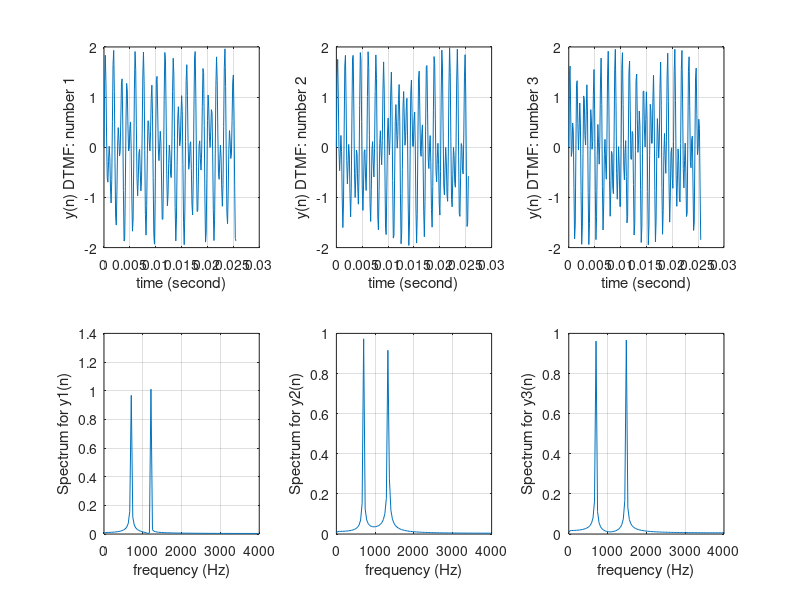
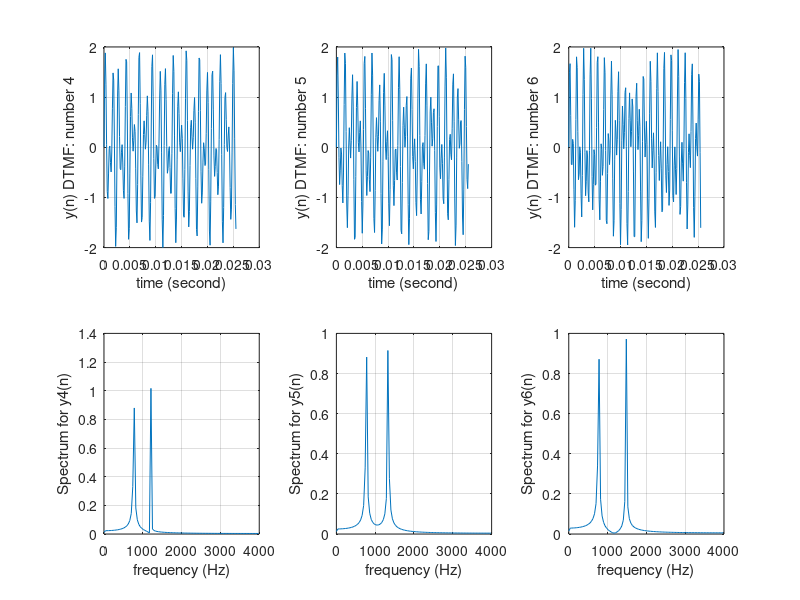
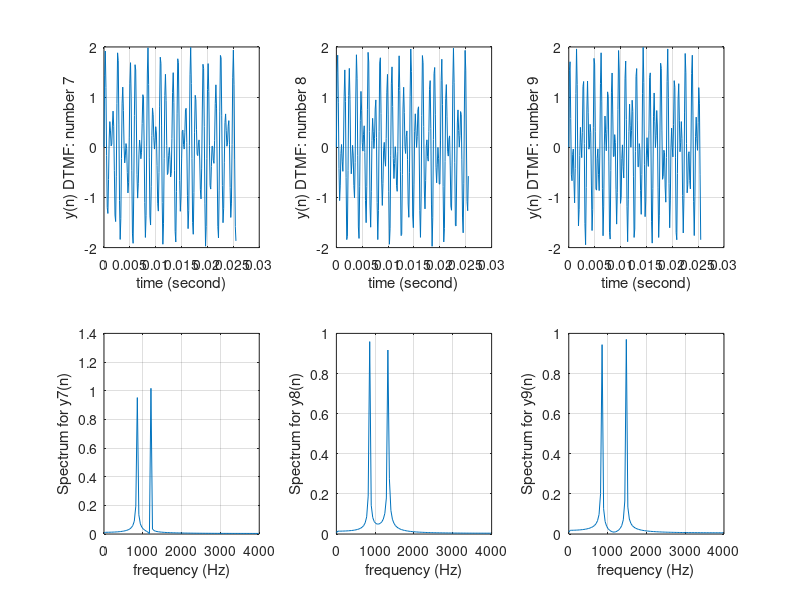
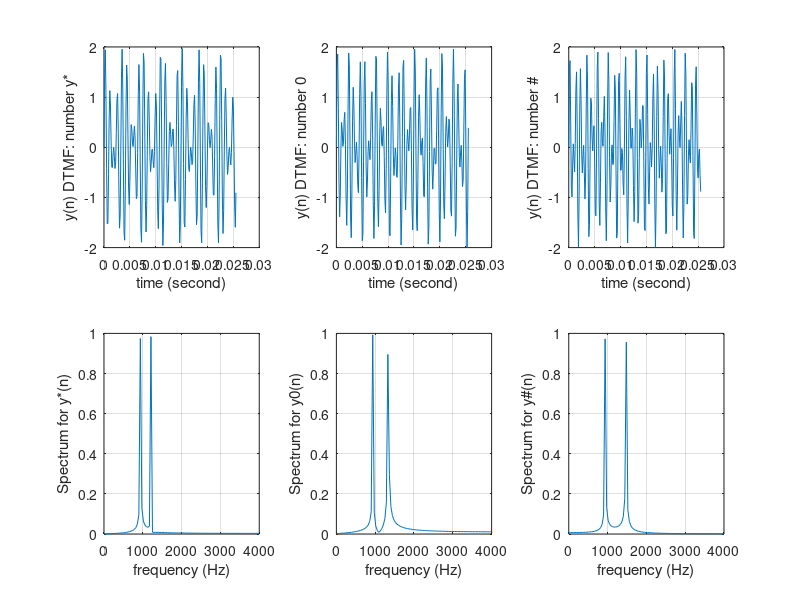

Recreate these plots in MATLAB, in order.
clc
close all
clear all
% DTMF tone generator
fs=8000;
t=[0:1:204]/fs;
x=zeros(1,length(t));
x(1)=1;
y852=filter([0 sin(2*pi*852/fs) ],[1 -2*cos(2*pi*852/fs) 1],x);
y1209=filter([0 sin(2*pi*1209/fs) ],[1 -2*cos(2*pi*1209/fs) 1],x);
y1336=filter([0 sin(2*pi*1336/fs) ],[1 -2*cos(2*pi*1336/fs) 1],x);
y1477=filter([0 sin(2*pi*1477/fs) ],[1 -2*cos(2*pi*1477/fs) 1],x);
y697=filter([0 sin(2*pi*697/fs) ],[1 -2*cos(2*pi*697/fs) 1],x);
y770=filter([0 sin(2*pi*770/fs) ],[1 -2*cos(2*pi*770/fs) 1],x);
y941=filter([0 sin(2*pi*941/fs) ],[1 -2*cos(2*pi*941/fs) 1],x);
y7=y852+y1209;
y1=y1209+y697;
y2=y1336+y697;
y3=y1477+y697;
y4=y1209+y770;
y5=y1336+y770;
y6=y1477+y770;
y8=y1336+y852;
y9=y1477+y852;
y_star=y941+y1209;
y0=y941+y1336;
y_hash=y941+y1477;
subplot(2,3,1);plot(t,y1);grid
ylabel('y(n) DTMF: number 1');
xlabel('time (second)')
Ak=2*abs(fft(y1))/length(y1);Ak(1)=Ak(1)/2;
f=[0:1:(length(y1)-1)/2]*fs/length(y1);
subplot(2,3,4);plot(f,Ak(1:(length(y1)+1)/2));grid 
ylabel('Spectrum for y1(n)');
xlabel('frequency (Hz)');
subplot(2,3,2);plot(t,y2);grid
ylabel('y(n) DTMF: number 2');
xlabel('time (second)')
Ak=2*abs(fft(y2))/length(y2);Ak(1)=Ak(1)/2;
f=[0:1:(length(y2)-1)/2]*fs/length(y2);
subplot(2,3,5);plot(f,Ak(1:(length(y2)+1)/2));grid 
ylabel('Spectrum for y2(n)');
xlabel('frequency (Hz)');
subplot(2,3,3);plot(t,y3);grid
ylabel('y(n) DTMF: number 3');
xlabel('time (second)')
Ak=2*abs(fft(y3))/length(y3);Ak(1)=Ak(1)/2;
f=[0:1:(length(y3)-1)/2]*fs/length(y3);
subplot(2,3,6);plot(f,Ak(1:(length(y3)+1)/2));grid 
ylabel('Spectrum for y3(n)');
xlabel('frequency (Hz)');
figure
subplot(2,3,1);plot(t,y4);grid
ylabel('y(n) DTMF: number 4');
xlabel('time (second)')
Ak=2*abs(fft(y4))/length(y4);Ak(1)=Ak(1)/2;
f=[0:1:(length(y4)-1)/2]*fs/length(y4);
subplot(2,3,4);plot(f,Ak(1:(length(y4)+1)/2));grid 
ylabel('Spectrum for y4(n)');
xlabel('frequency (Hz)');
subplot(2,3,2);plot(t,y5);grid
ylabel('y(n) DTMF: number 5');
xlabel('time (second)')
Ak=2*abs(fft(y5))/length(y5);Ak(1)=Ak(1)/2;
f=[0:1:(length(y5)-1)/2]*fs/length(y5);
subplot(2,3,5);plot(f,Ak(1:(length(y5)+1)/2));grid 
ylabel('Spectrum for y5(n)');
xlabel('frequency (Hz)');
subplot(2,3,3);plot(t,y6);grid
ylabel('y(n) DTMF: number 6');
xlabel('time (second)')
Ak=2*abs(fft(y6))/length(y6);Ak(1)=Ak(1)/2;
f=[0:1:(length(y6)-1)/2]*fs/length(y6);
subplot(2,3,6);plot(f,Ak(1:(length(y6)+1)/2));grid 
ylabel('Spectrum for y6(n)');
xlabel('frequency (Hz)');
figure
subplot(2,3,1);plot(t,y7);grid
ylabel('y(n) DTMF: number 7');
xlabel('time (second)')
Ak=2*abs(fft(y7))/length(y7);Ak(1)=Ak(1)/2;
f=[0:1:(length(y7)-1)/2]*fs/length(y7);
subplot(2,3,4);plot(f,Ak(1:(length(y7)+1)/2));grid 
ylabel('Spectrum for y7(n)');
xlabel('frequency (Hz)');
subplot(2,3,2);plot(t,y8);grid
ylabel('y(n) DTMF: number 8');
xlabel('time (second)')
Ak=2*abs(fft(y8))/length(y8);Ak(1)=Ak(1)/2;
f=[0:1:(length(y8)-1)/2]*fs/length(y8);
subplot(2,3,5);plot(f,Ak(1:(length(y8)+1)/2));grid 
ylabel('Spectrum for y8(n)');
xlabel('frequency (Hz)');
subplot(2,3,3);plot(t,y9);grid
ylabel('y(n) DTMF: number 9');
xlabel('time (second)')
Ak=2*abs(fft(y9))/length(y9);Ak(1)=Ak(1)/2;
f=[0:1:(length(y9)-1)/2]*fs/length(y9);
subplot(2,3,6);plot(f,Ak(1:(length(y9)+1)/2));grid 
ylabel('Spectrum for y9(n)');
xlabel('frequency (Hz)');
figure
subplot(2,3,1);plot(t,y_star);grid
ylabel('y(n) DTMF: number y*');
xlabel('time (second)')
Ak=2*abs(fft(y_star))/length(y_star);Ak(1)=Ak(1)/2;
f=[0:1:(length(y_star)-1)/2]*fs/length(y_star);
subplot(2,3,4);plot(f,Ak(1:(length(y_star)+1)/2));grid 
ylabel('Spectrum for y*(n)');
xlabel('frequency (Hz)');
subplot(2,3,2);plot(t,y0);grid
ylabel('y(n) DTMF: number 0');
xlabel('time (second)')
Ak=2*abs(fft(y0))/length(y0);Ak(1)=Ak(1)/2;
f=[0:1:(length(y0)-1)/2]*fs/length(y0);
subplot(2,3,5);plot(f,Ak(1:(length(y0)+1)/2));grid 
ylabel('Spectrum for y0(n)');
xlabel('frequency (Hz)');
subplot(2,3,3);plot(t,y_hash);grid
ylabel('y(n) DTMF: number #');
xlabel('time (second)')
Ak=2*abs(fft(y_hash))/length(y_hash);Ak(1)=Ak(1)/2;
f=[0:1:(length(y_hash)-1)/2]*fs/length(y_hash);
subplot(2,3,6);plot(f,Ak(1:(length(y_hash)+1)/2));grid 
ylabel('Spectrum for y#(n)');
xlabel('frequency (Hz)');